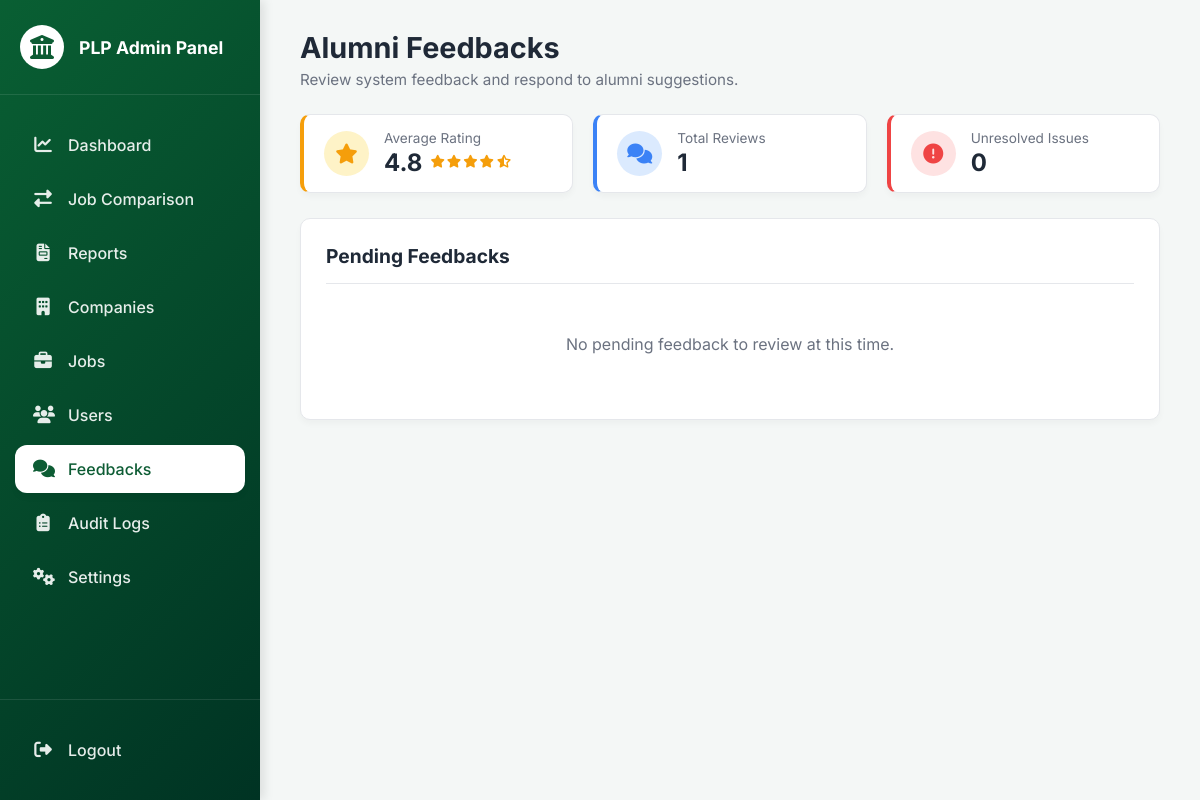
/admin/pages/feedbacks.php (signed in), run on an earlier commit of the app's database.
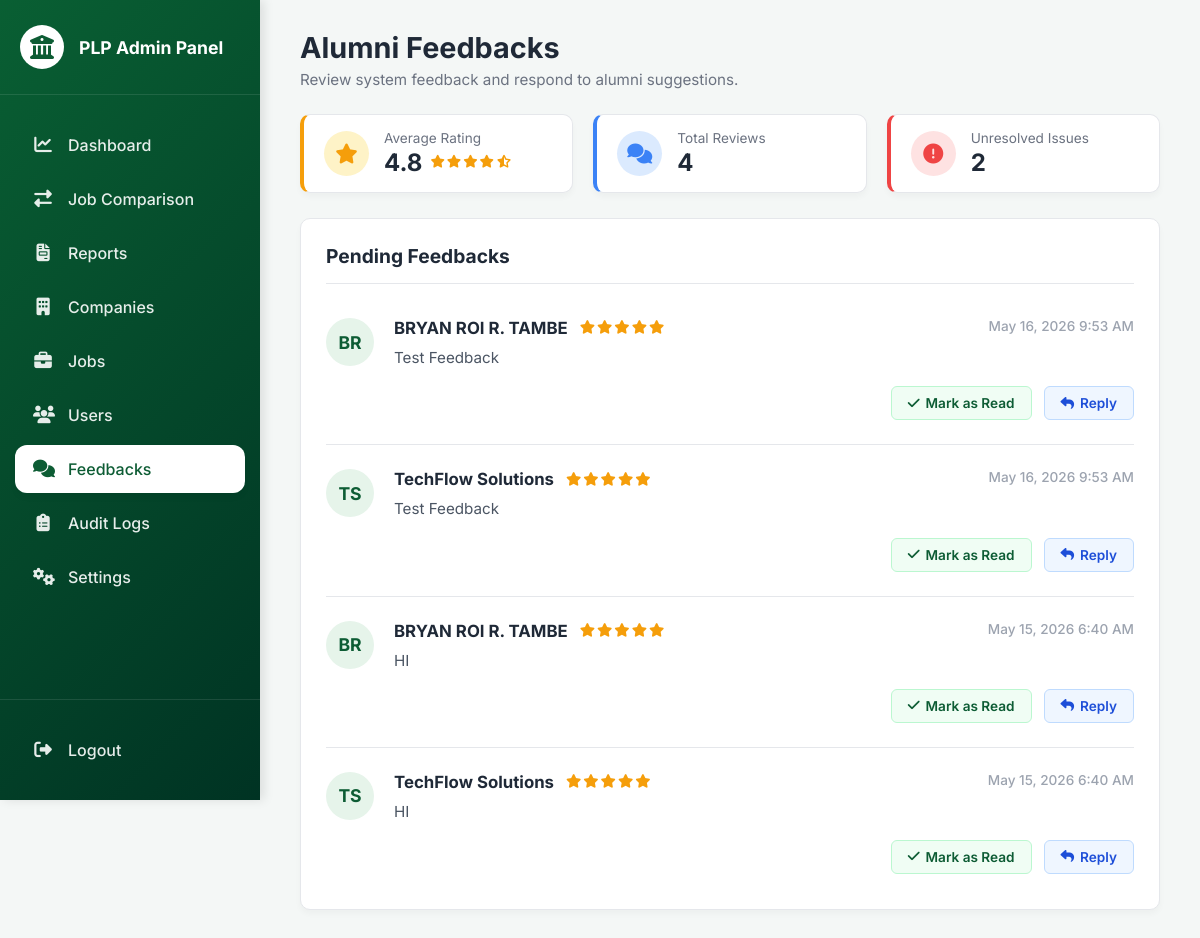
And on a later commit of the database.
### tables this page shows
CREATE TABLE `feedbacks` (
  `id` int(11) NOT NULL,
  `student_id` varchar(50) NOT NULL,
  `rating` int(1) NOT NULL,
  `message` text NOT NULL,
  `status` varchar(20) DEFAULT 'Unresolved',
  `created_at` timestamp NOT NULL DEFAULT current_timestamp()
);

CREATE TABLE `users` (
  `id` int(11) NOT NULL,
  `student_id` varchar(20) NOT NULL,
  `full_name` varchar(255) NOT NULL,
  `email` varchar(255) DEFAULT NULL,
  `password` varchar(255) NOT NULL,
  `role` varchar(50) NOT NULL DEFAULT 'alumni',
  `grad_year` int(4) DEFAULT NULL,
  `created_at` timestamp NOT NULL DEFAULT current_timestamp(),
  `is_temporary` tinyint(1) NOT NULL DEFAULT 1,
  `program_id` int(11) DEFAULT NULL COMMENT 'Degree/program on file',
  `avg_professional_grade` decimal(5,2) DEFAULT NULL COMMENT 'Coursework avg 0-100',
  `avg_elective_grade` decimal(5,2) DEFAULT NULL COMMENT 'Coursework avg 0-100',
  `record_soft_skills_avg` decimal(5,2) DEFAULT NULL COMMENT 'Official soft skills avg 0-100',
  `record_hard_skills_avg` decimal(5,2) DEFAULT NULL COMMENT 'Official hard skills avg 0-100',
  `gpa` decimal(3,2) DEFAULT NULL COMMENT 'PLP scale 1.00-5.00 (lower is better)',
  `ojt_grade_percent` decimal(5,2) DEFAULT NULL COMMENT 'OJT final 60-100'
);

### admin/pages/feedbacks.php (the view, shortened to what the changed rows need)
<?php
require '../../includes/db.php';
$check_col = $conn->query("SHOW COLUMNS FROM feedbacks LIKE 'user_id'");
$has_user_id = ($check_col && $check_col->num_rows > 0);
if ($has_user_id) {
    $sql = "SELECT f.*, u.full_name, u.student_id AS actual_student_id
            FROM feedbacks f
            LEFT JOIN users u ON f.user_id = u.id
            WHERE f.status = 'Unresolved'
            ORDER BY f.created_at DESC";
} else {
    $sql = "SELECT f.*, u.full_name, u.student_id AS actual_student_id
            FROM feedbacks f
            LEFT JOIN users u ON (f.student_id = u.student_id OR f.student_id = CONCAT('Partner-', u.id))
            WHERE f.status = 'Unresolved'
            ORDER BY f.created_at DESC";
}
$feedbacks = $conn->query($sql);
$total_reviews = $conn->query("SELECT COUNT(*) as total FROM feedbacks")->fetch_assoc()['total'];
$unresolved_count = $conn->query("SELECT COUNT(*) as total FROM feedbacks WHERE status = 'Unresolved'")->fetch_assoc()['total'];
?>
<!DOCTYPE html>
<html lang="en">
<head>
    <link rel="stylesheet" href="../../assets/css/admin-style.css?v=4">
    <link rel="stylesheet" href="https://cdnjs.cloudflare.com/ajax/libs/font-awesome/6.4.0/css/all.min.css">
</head>
<body>
    <main class="admin-main">
        <div class="page-title">
            <h1>Alumni Feedbacks</h1>
        </div>
        <div class="stats-container">
            <div class="admin-card prob-card" style="border-left-color: #3b82f6; padding: 15px 20px; margin-bottom: 0;">
                <div>
                    <p style="color: #6b7280; font-size: 0.85rem; margin-bottom: 2px;">Total Reviews</p>
                    <h3 style="font-size: 1.5rem; color: #1f2937; margin: 0;"><?php echo $total_reviews; ?></h3>
                </div>
            </div>
            <div class="admin-card prob-card" style="border-left-color: #ef4444; padding: 15px 20px; margin-bottom: 0;">
                <div>
                    <p style="color: #6b7280; font-size: 0.85rem; margin-bottom: 2px;">Unresolved Issues</p>
                    <h3 style="font-size: 1.5rem; color: #1f2937; margin: 0;"><?php echo $unresolved_count; ?></h3>
                </div>
            </div>
        </div>
        <div class="admin-card">
            <h3 style="font-size: 1.2rem; color: #1f2937; margin-bottom: 10px; border-bottom: 1px solid #e5e7eb; padding-bottom: 15px;">Pending Feedbacks</h3>
            <?php if ($feedbacks && $feedbacks->num_rows > 0):
                while($row = $feedbacks->fetch_assoc()):
                    $words = explode(" ", $row['full_name']);
                    $initials = strtoupper(substr($words[0], 0, 1) . (isset($words[1]) ? substr($words[1], 0, 1) : ""));
                    $time_ago = date('M j, Y g:i A', strtotime($row['created_at']));
            ?>
                <div class="feedback-item">
                    <div class="user-avatar"><?php echo $initials; ?></div>
                    <div class="feedback-content">
                        <div class="feedback-header">
                            <div class="feedback-author">
                                <strong><?php echo htmlspecialchars($row['full_name']); ?></strong>
                                <div class="star-rating">
                                    <?php for($i=1; $i<=5; $i++) {
                                        echo ($i <= $row['rating']) ? '<i class="fas fa-star"></i>' : '<i class="far fa-star"></i>';
                                    } ?>
                                </div>
                            </div>
                            <span class="feedback-time"><?php echo $time_ago; ?></span>
                        </div>
                        <p class="feedback-message">
                            <?php echo nl2br(htmlspecialchars($row['message'])); ?>
                        </p>
                        <div class="feedback-actions">
                            <a href="../handlers/process_feedback.php?read_id=<?php echo $row['id']; ?>" class="btn-action btn-mark">
                                <i class="fas fa-check"></i> Mark as Read
                            </a>
                            <button onclick="openReplyModal(<?php echo $row['id']; ?>, '<?php echo $row['actual_student_id']; ?>', '<?php echo addslashes($row['full_name']); ?>')" class="btn-action btn-reply">
                                <i class="fas fa-reply"></i> Reply
                            </button>
                        </div>
                    </div>
                </div>
            <?php endwhile; else: ?>
                <p style="text-align: center; color: #6b7280; padding: 40px 20px;">No pending feedback to review at this time.</p>
            <?php endif; ?>
        </div>
    </main>
</body>
</html>

What changed in the data, as far as the page shows it:
added feedbacks: users.full_name "BR", users.full_name "BRYAN ROI R. TAMBE", rating 5 (drawn), created_at "May 16, 2026 9:53 AM", message "Test Feedback", users.full_name "TS", users.full_name "TechFlow Solutions"
added feedbacks: users.full_name "BR", users.full_name "BRYAN ROI R. TAMBE", rating 5 (drawn), created_at "May 15, 2026 6:40 AM", message "HI", users.full_name "TS", users.full_name "TechFlow Solutions"
Also different on the page:
$total_reviews: "1" → "4"
$unresolved_count: "0" → "2"
text no longer shown: "No pending feedback to review at this time."
